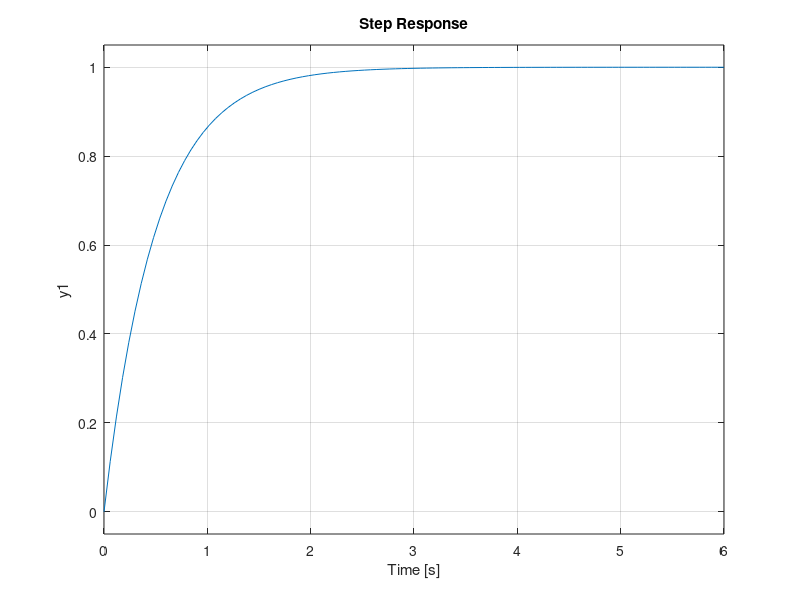

Here is the MATLAB script that generated this plot:
clc

% Define state matrices
A = [0 1; 2 -1];
B = [1; 0];
C = [1 0];
D = 0;

% Create state space object
sys = ss(A, B, C, D);

% Check open loop eigenvalues
E = eig(A); % E = [1; -2]
            % Unstable since 1 is positive.

% Desired (stable) closed loop eigen values
P = [-2 -1];

% Solve for K using pole placement method
K = place(A, B, P); % Gain values K = [2 1]

% Check for closed loop eigenvalues
Acl = A - B*K;
Ecl = eig(Acl);

% Create closed loop system
syscl = ss(Acl, B, C, D);

% Check step response for both
step(sys);
step(syscl);

% Solve for Kr
Kdc = dcgain(syscl); % Kdc = 0.5
Kr = 1/Kdc; % Kr = 2

% Create scaled input closed loop system
syscl_scaled = ss(Acl, B*Kr, C, D);
step(syscl_scaled);